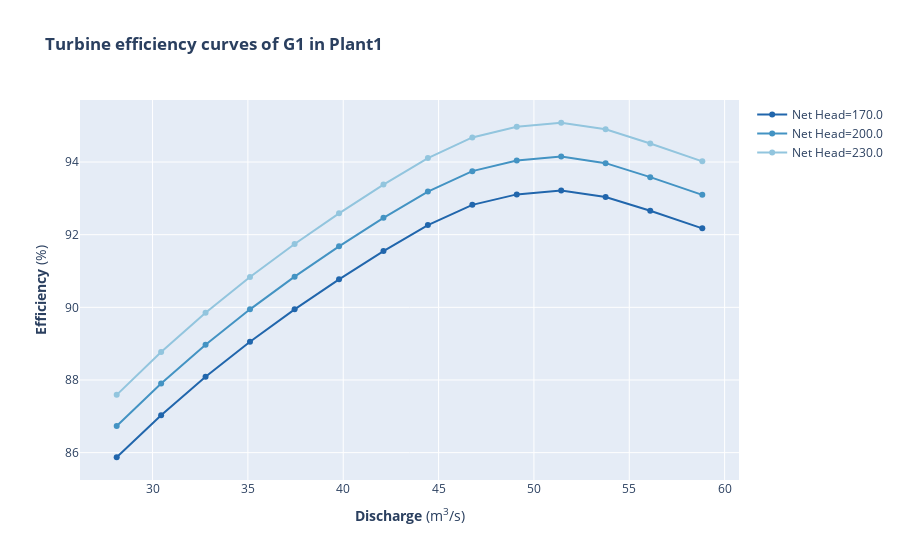

The cell this chart's notebook holds for it:
### Markdown cell above
Now we can plot some of the generator data, to ensure that we have the correct data.

### Code cell
# Plotting the turbine efficiency curves of G1 (G2 is the same as G1) in Plant1 
turb_eff_curves=shop.model.generator.Plant1_Generator1.turb_eff_curves.get()

fig = go.Figure()
colorscale = px.colors.sequential.RdBu_r
color = 0
for curve in turb_eff_curves:
    color+=1
    curve_name="Net Head="+str(curve.name)
    fig.add_trace(go.Scatter(x=curve.index, y=curve.values, marker_color = colorscale[color], name=curve_name, mode="lines+markers", line=dict(width=2)))

fig.update_layout(title="<b>Turbine efficiency curves of G1 in Plant1</b>", xaxis_title="<b>Discharge</b> (m<sup>3</sup>/s)", yaxis_title="<b>Efficiency</b> (%)")

fig.show()

### Figure 1 — Plotly figure (JSON) as saved in the notebook; plotly's stock layout.template omitted (floating-point values rounded to 4 significant figures)
{"data": [{"line": {"width": 2}, "marker": {"color": "rgb(33,102,172)"}, "mode": "lines+markers", "name": "Net Head=170.0", "type": "scatter", "x": [28.12, 30.45, 32.78, 35.11, 37.45, 39.78, 42.11, 44.44, 46.77, 49.1, 51.43, 53.76, 56.1, 58.83], "y": [85.87, 87.03, 88.09, 89.05, 89.94, 90.77, 91.55, 92.26, 92.82, 93.11, 93.22, 93.04, 92.66, 92.17]}, {"line": {"width": 2}, "marker": {"color": "rgb(67,147,195)"}, "mode": "lines+markers", "name": "Net Head=200.0", "type": "scatter", "x": [28.12, 30.45, 32.78, 35.11, 37.45, 39.78, 42.11, 44.44, 46.77, 49.1, 51.43, 53.76, 56.1, 58.83], "y": [86.73, 87.9, 88.97, 89.94, 90.84, 91.68, 92.46, 93.19, 93.75, 94.04, 94.15, 93.97, 93.58, 93.1]}, {"line": {"width": 2}, "marker": {"color": "rgb(146,197,222)"}, "mode": "lines+markers", "name": "Net Head=230.0", "type": "scatter", "x": [28.12, 30.45, 32.78, 35.11, 37.45, 39.78, 42.11, 44.44, 46.77, 49.1, 51.43, 53.76, 56.1, 58.83], "y": [87.59, 88.77, 89.85, 90.84, 91.74, 92.59, 93.38, 94.11, 94.68, 94.97, 95.08, 94.9, 94.51, 94.02]}], "layout": {"autosize": true, "title": {"text": "<b>Turbine efficiency curves of G1 in Plant1</b>"}, "xaxis": {"autorange": true, "range": [26.27, 60.68], "title": {"text": "<b>Discharge</b> (m<sup>3</sup>/s)"}, "type": "linear"}, "yaxis": {"autorange": true, "range": [85.11, 95.84], "title": {"text": "<b>Efficiency</b> (%)"}, "type": "linear"}}}
